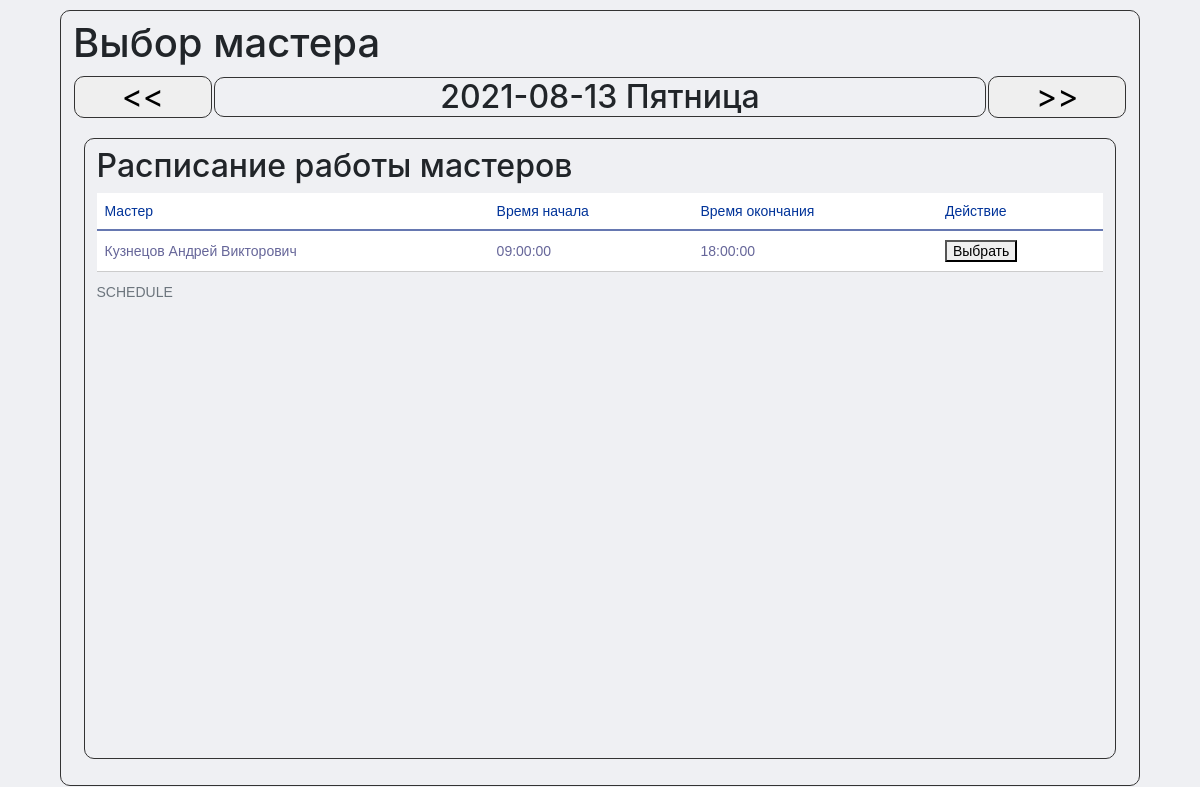
Screenshot of /worker_select.php?client_id=3&service_id=1&service_name=Стрижка мужская обычная&price=300&duration=00:30:00 with the database file from the repository.
### tables this page shows
CREATE TABLE `worker_schedule` (
  `id` int(11) NOT NULL,
  `worker_id` int(11) NOT NULL,
  `assigned_date` date NOT NULL,
  `time_start` time NOT NULL,
  `time_end` time NOT NULL,
  `client_id` int(11) UNSIGNED DEFAULT NULL,
  `service_id` int(11) UNSIGNED DEFAULT NULL,
  `price` int(11) UNSIGNED DEFAULT NULL,
  `status_id` int(11) UNSIGNED NOT NULL
);

CREATE TABLE `workers` (
  `worker_id` int(11) UNSIGNED NOT NULL,
  `worker_name` varchar(255) NOT NULL,
  `phone_number` varchar(255) NOT NULL
);

### worker_select.php (the view, shortened to what this page needs)
<html>
	<head>
		<link rel="stylesheet" href="css/schedule.css">
		<link rel="stylesheet" href="https://stackpath.bootstrapcdn.com/bootstrap/4.3.1/css/bootstrap.min.css">
	</head>
	<body>
		<div class="work_area">
			<div class="shadowbox">
				<h1>Выбор мастера</h1>
				<table>
					<tr>
					<td><h2 align="middle">
						<?php
							$new_date = $_GET['new_date'];
              $client_id = $_GET['client_id'];
              $service_id = $_GET['service_id'];
              $service_name = $_GET['service_name'];
              $price = $_GET['price'];
              $duration = $_GET['duration'];
							if($new_date == null){
								$date = date("Y-m-d");
								$date = date("Y-m-d", strtotime($date . ' -1 day'));
								$N = -1;
								echo '<a href="/worker_select.php?client_id='.$client_id.'&new_date='.$date.'&N='.$N.'&service_id='.$service_id.'&service_name='.$service_name.'&price='.$price.'&duration='.$duration.'" ><button class="button_switch">  <<  </button></a>';
							}
						 ?></h2></td>
					<td><h2 align="middle" class="date_h2"><time>
											<?php
												$new_date = $_GET['new_date'];
												$N = $_GET['N'];
												$days = array( 1 => 'Понедельник' , 'Вторник' , 'Среда' , 'Четверг' , 'Пятница' , 'Суббота' , 'Воскресенье' );
												if($new_date == null){
													$date = date("Y-m-d ".$days[date( 'N' )]);
													echo $date;
												}
												else{
													$day = date("N", strtotime(' '.$N.' day'));
													echo $new_date.' '.$days[$day];
												}
											 ?>
										</time></h2></td>
					<td><h2 align="middle" >
						<?php
							$new_date = $_GET['new_date'];
              $client_id = $_GET['client_id'];
              $service_id = $_GET['service_id'];
              $service_name = $_GET['service_name'];
              $price = $_GET['price'];
              $duration = $_GET['duration'];
							if($new_date == null){
								$date = date("Y-m-d");
								$date = date("Y-m-d", strtotime($date . ' +1 day'));
								$N = 1;
								echo '<a href="/worker_select.php?client_id='.$client_id.'&new_date='.$date.'&N='.$N.'&service_id='.$service_id.'&service_name='.$service_name.'&price='.$price.'&duration='.$duration.'" ><button class="button_switch">  >>  </button></a>';
							}
						 ?>
					</h2></td>
					</tr>
				</table>
				<div class="shadowbox_column_select"><h2>Расписание работы мастеров</h2>
					<?php
						$new_date = $_GET['new_date'];
            $N = $_GET['N'];
            $selected_client_id = $_GET['client_id'];
            $selected_service_id = $_GET['service_id'];
            $selected_price = $_GET['price'];
            $service_name = $_GET['service_name'];
            $duration = $_GET['duration'];
						if($new_date == null){
							$new_date = date("Y-m-d");
						}
	          require 'configDB.php';
            echo '<table class="schedule_table">';
      	    echo '<caption>SCHEDULE</caption>
      				<tr>
      				<th>Мастер</th>
      				<th>Время начала</th>
      				<th>Время окончания</th>
              <th>Действие</th>
      				</tr>';
	          $query = $pdo->query('SELECT s.id, w.worker_id, w.worker_name, s.time_start, s.time_end, s.client_id, s.service_id, s.price FROM workers AS w, worker_schedule AS s, workers_services AS ws WHERE s.client_id IS NULL AND w.worker_id = s.worker_id AND w.worker_id = ws.worker_id AND s.assigned_date = "'.$new_date.'" AND ws.service_id = "'.$service_id.'" ORDER BY w.worker_id, s.time_start ASC');
	          while($row = $query->fetch(PDO::FETCH_OBJ)) {
                if($row->client_id == null & $row->service_id == null & $row->price == null){
                  $client_id = 'NULL';
                  $service_id = 'NULL';
                  $price = 'NULL';
                }
                echo '<tr><td>'.$row->worker_name.'</td><td>'.$row->time_start.'</td><td>'.$row->time_end.'</td><td><a href="/time_select.php?client_id='.$client_id.'&service_id='.$service_id.'&price='.$price.'&selected_client_id='.$selected_client_id.'&id='.$row->id.'&worker_id='.$row->worker_id.
                '&worker_name='.$row->worker_name.'&new_date='.$new_date.'&N='.$N.'&selected_service_id='.$selected_service_id.'&service_name='.$service_name.'&selected_price='.$selected_price.'&duration='.$duration.'&time_start='.$row->time_start.
                '&time_end='.$row->time_end.'"><button>Выбрать</button></a></td>';
	          }
            echo '</table>';
	        ?>
				</div>
			</div>
		</div>
	</body>
</html>

### css/schedule.css (style rules this page uses)
body { background-color: #EFF0F3!important }
.work_area { margin-top: 10px; width: 90%!important; margin-right: auto; margin-left: auto; }
.shadowbox { width: 100%; height: 97%; border: 1px solid #333; border-radius: 10px; padding: 8px 12px; }
.shadowbox_column_select { width: 98%; height: 82%; border: 1px solid #333; border-radius: 10px; display: inline; float: left; margin: 1%; overflow-x: hidden; overflow-y: auto; padding: 8px 12px; }
.button_switch { width: 100%; border: 0px; border: 1px solid #333; border-radius: 10px; }
.date_h2 { border: 1px solid #333; border-radius: 10px; }
table { width: 100%; }
.schedule_table { font-family: "Lucida Sans Unicode", "Lucida Grande", Sans-Serif; font-size: 14px; background: white; max-width: 100%; width: 100%; border-collapse: collapse; text-align: left; }
.schedule_table th { font-weight: normal; color: #039; border-bottom: 2px solid #6678b1; padding: 10px 8px; }
.schedule_table td { border-bottom: 1px solid #ccc; color: #669; padding: 9px 8px; transition: .3s linear; }

### rows the page displays
worker_schedule: worker.worker_name "Кузнецов Андрей Викторович", time_start "09:00:00", time_end "18:00:00"

### other values shown
$date "2021-08-13 Пятница"
